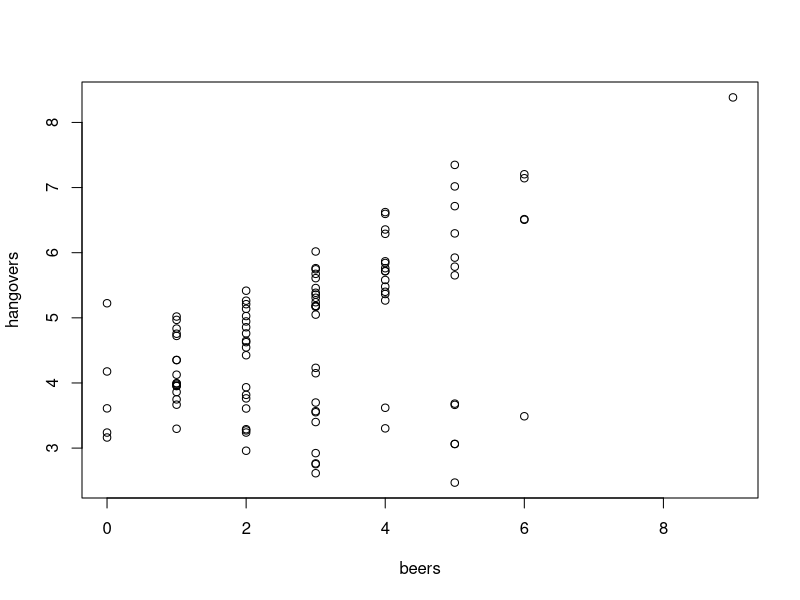
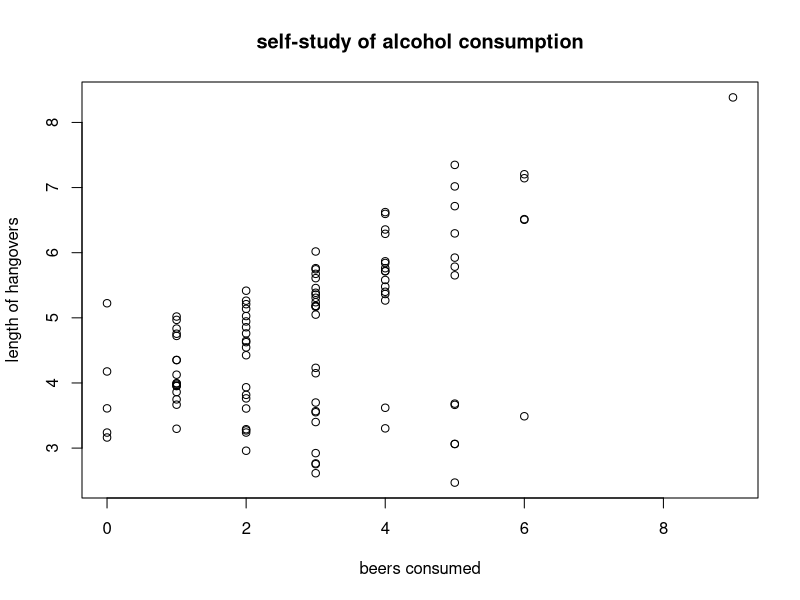
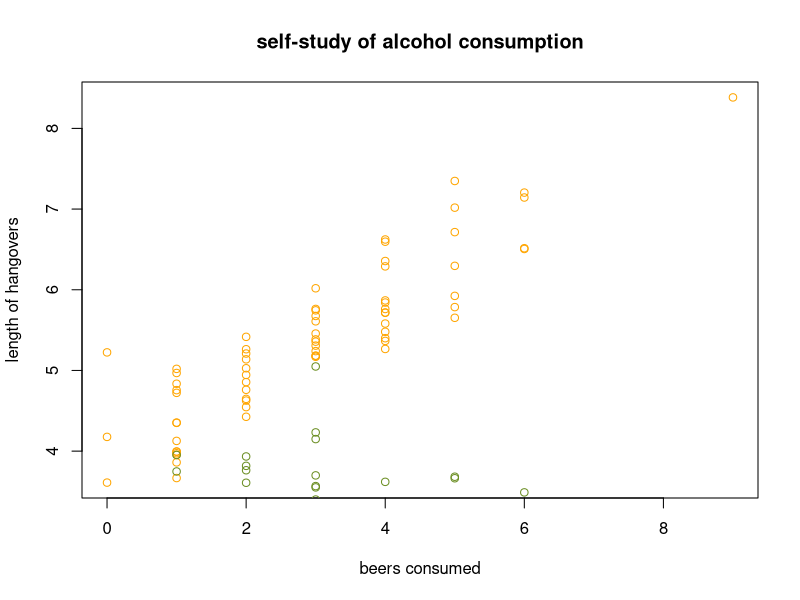
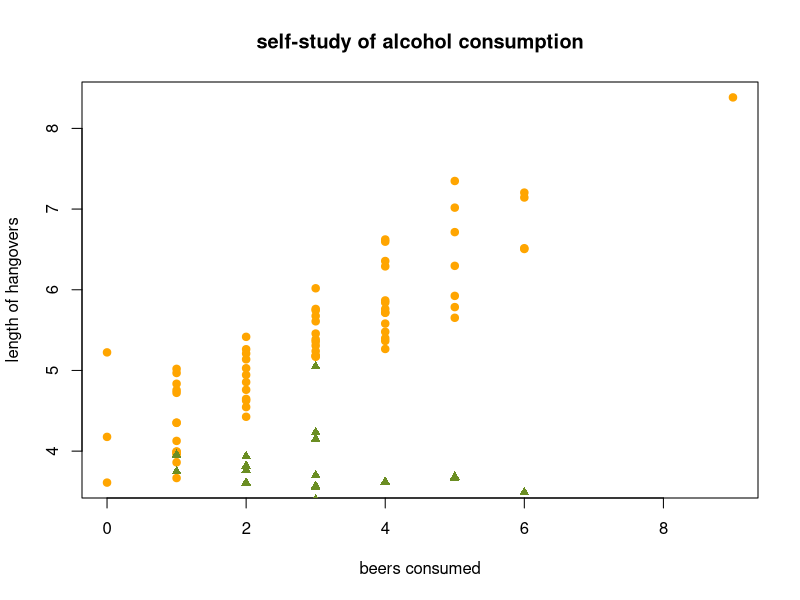
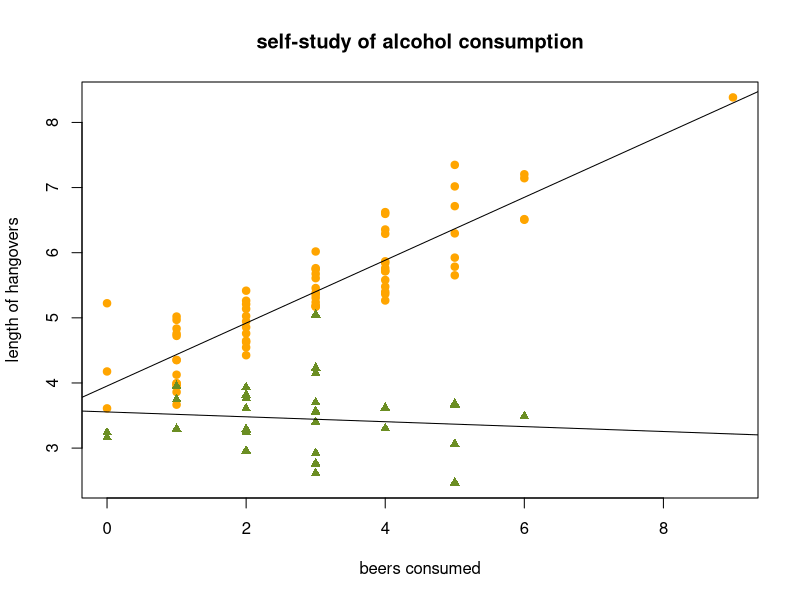
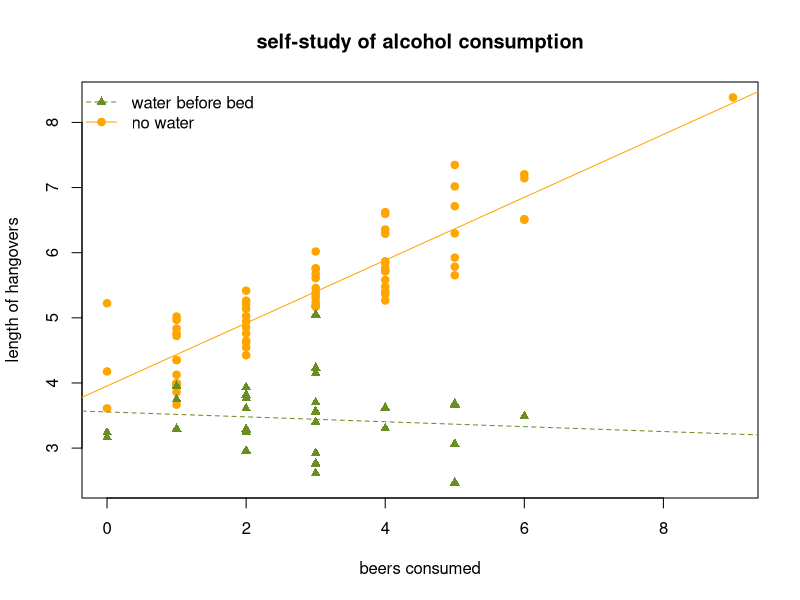
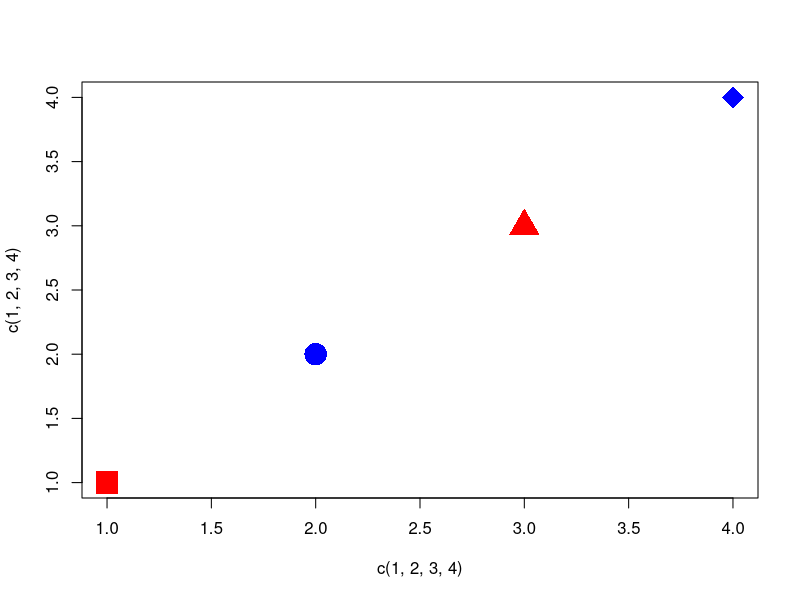
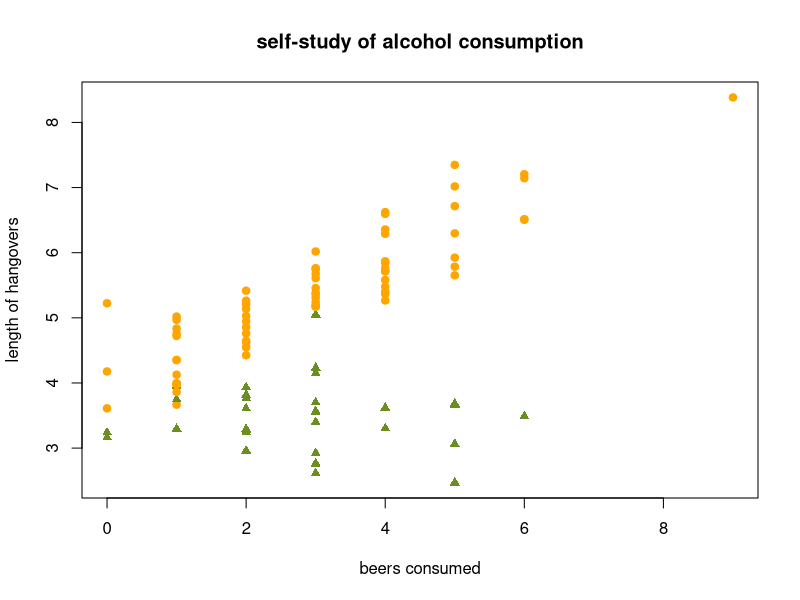

Here is the R script that generated these plots, in order:
##
##  section8.R - interaction term goodness
##  mb - 12 Nov 08
##   


##########################
## 1) Interaction Terms ##
##########################

## generate some data (ignore this)
beers <- rpois(n=100,3)
water <- rbinom(n=100, 1,.4)
hangovers <- 4 + .5*beers - .4*water + (-.55)*beers*water + rnorm(100,0,.5)

## Run some OLS regressions

alcohol.model <- lm(hangovers ~ beers)
summary(alcohol.model)

water.model <- lm(hangovers ~ beers + water)
summary(water.model)

## Let's say that we have some reason to think that there 
## is an interaction between beers and water. We can specify
## the interaction model in R in two ways.

## First is the colon method ":". You can add an interaction
## term by including var1:var2 in the regression model.
## Note that you have to manually add the lower-order terms
## (var1 and var2) seperately. 

int.model <- lm(hangovers ~ beers + water + beers:water)
summary(int.model)

## Second is the asterick method. You can add an interaction
## term by including var1*var2 in the lm function call. This
## will add the interaction term and all of the lower order terms
## as well. 

int.model2 <- lm(hangovers ~ beers*water)
summary(int.model2)

## what is the expected length of my hangover if 
## I drink 5 beers and have water before bed?
## what if I drink 5 beers and have no water?


## Now we'll do some plotting with these regressions to 
## demonstrate the interaction between the two variables

plot(x=beers, y=hangovers)

## ok, but this needs some labels

plot(x=beers, y=hangovers, xlab="beers consumed", ylab="length of hangovers",
     main="self-study of alcohol consumption")

## hm, well, we still don't know which points are water-drinking nights
## and which are not water drinking nights. so let's separate them by
## color:
     
plot(x=beers[water==0], y=hangovers[water==0], xlab="beers consumed", ylab="length of hangovers",
     main="self-study of alcohol consumption", col="orange")
points(x=beers[water==1], y=hangovers[water==1], col="olivedrab")     

## ok, awesome, but that's a little hard to see, especially if 
## someone prints this in b&w. let's add different plotting characters
## with the "pch" option:

plot(x=beers[water==0], y=hangovers[water==0], xlab="beers consumed", ylab="length of hangovers",
     main="self-study of alcohol consumption", col="orange", pch=19)
points(x=beers[water==1], y=hangovers[water==1], col="olivedrab", pch=17)  


## hm, i think the bottom of the graph is being cut off because
## we're plotting the no-water points first. we need to specify
## the range of y-axis. in order to do this smartly, we can 
## use the range() function:

range(hangovers)

## this gives us the vector c(min(hangovers), max(hangovers)). If we 
## put this in the "ylim" option in the plot() commmand, the window 
## will contain the full range of hangovers:

plot(x=beers[water==0], y=hangovers[water==0], xlab="beers consumed", ylab="length of hangovers",
     main="self-study of alcohol consumption", col="orange", pch=19,
     ylim=range(hangovers))
points(x=beers[water==1], y=hangovers[water==1], col="olivedrab", pch=17) 

## now that we have nicely plotted all the points, we need to add 
## the regression lines. remember our model:

summary(int.model)

## we're going to have to compute the slopes using the coefficients
## from the model, but we should do this in a smart way, without
## using hard-coded numbers. for this, we'll use the coef() function,
## which we can run on the output from an lm() call: 

coef(int.model)
coef(int.model)["(Intercept)"]
coef(int.model)["beers:water"]

## thus, if water == 0, we can easily draw the line:

abline(a=coef(int.model)["(Intercept)"], 
       b=coef(int.model)["beers"])
       
## if water==1, then the slope is slightly harder, so i'll break
## it up into 2 steps:

h2o.slope <- coef(int.model)["beers"] + coef(int.model)["beers:water"]
h2o.int <- coef(int.model)["(Intercept)"] + coef(int.model)["water"]

## now we'll plot that line:

abline(a=h2o.int, b=h2o.slope)

## whew, that was hard, but now we have a problem with the 
## color and style of the lines. someone reading in b&w
## won't be able to tell the difference between them. so,
## we'll use the "col" and "lyt" (line type) options in
## abline():


plot(x=beers[water==0], y=hangovers[water==0], xlab="beers consumed", ylab="length of hangovers",
     main="self-study of alcohol consumption", col="orange", pch=19,
     ylim=range(hangovers))
points(x=beers[water==1], y=hangovers[water==1], col="olivedrab", pch=17)
abline(a=coef(int.model)["(Intercept)"], 
       b=coef(int.model)["beers"], col="orange", lty=1)
abline(a=h2o.int, b=h2o.slope, col="olivedrab", lty=2)

## you can also make a nice legend: 

legend(x="topleft", legend=c("water before bed", "no water"), 
       col=c("olivedrab","orange"), pch=c(17,19), lty=c(2,1), bty="n")


## maybe you're thinking that two plotting commands for the 
## points is too much. we can do it in one step. first, let's 
## review how R handles the plotting options. note that if pch
## and col are vectors, R matches the first element of pch to the
## first plotting point and so on.
       
plot(x=c(1,2,3,4), y=c(1,2,3,4), pch=c(15,16,17,18,19), col=c("red","blue"),
     cex=3)


## thus, we could use the "ifelse" command to create a vector that
## has the same size as the data and contains the plotting options
## for that observation. 

ifelse(water==1,"olivedrab","orange")
head(cbind(water,ifelse(water==1,"olivedrab","orange")))
head(cbind(beers,water,ifelse(water==1,"olivedrab","orange")))

## using these commands in the "col" and "pch" options will save us lines
## of code:

plot(x=beers, y=hangovers, xlab="beers consumed", ylab="length of hangovers",
     main="self-study of alcohol consumption", 
     col=ifelse(water==1,"olivedrab","orange"), 
     pch=ifelse(water==1,17,19))


########################
## 2) Quadratic Terms ##
########################

## make some data (ignore this):       
product <- 30 + 5*beers - .95*beers^2 + rnorm(100,0,1.5)
product

lin.model <- lm(product ~ beers)
summary(lin.model)

quad.model <- lm(product ~ beers + beers^2)
summary(quad.model)

quad.model <- lm(product ~ beers + I(beers^2))
summary(quad.model) 


## in the past we've able to plot with abline() but it's clear
## that now we will have to plot a parabola. how do we do this?
## using the curve() function. 

plot(x=beers, y=product, pch=19, col="chocolate")
abline(coef=coef(lin.model), col="chocolate")

curve(coef(quad.model)["(Intercept)"] + 
      coef(quad.model)["beers"] * x +
      coef(quad.model)["I(beers^2)"] * x^2, col="chocolate")
      

## bah, what happened? curve() needs to be told to add the curve to
## an existing plot. 
      
plot(x=beers, y=product, pch=19, col="chocolate")
abline(coef=coef(lin.model), col="chocolate")

curve(coef(quad.model)["(Intercept)"] + 
      coef(quad.model)["beers"] * x +
      coef(quad.model)["I(beers^2)"] * x^2, col="chocolate", add=T)
